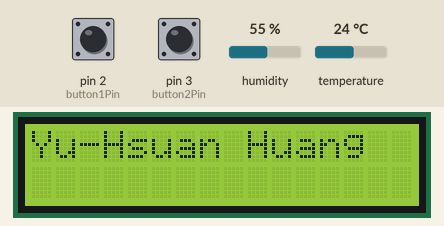
Recording of a sketch running on a simulated Arduino Uno, built with avr-gcc and run on an emulated ATmega328P. Shown: 16×2 character LCD. The inputs (shaded band) are chosen by the test bench; at power-on: pin 3 (button2Pin) HIGH, pin 2 (button1Pin) HIGH, humidity 55 %, temperature 24 °C.

Above: at 1.2 s.
1.3 s: pin 3 (button2Pin) pulled LOW for 0.15 s
At 5.71 s:
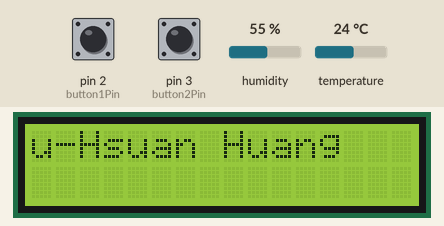
At 6.24 s:
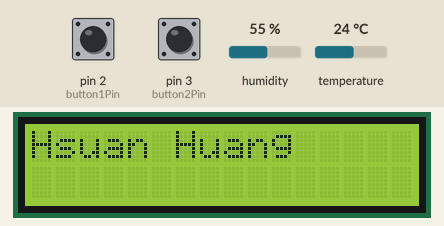
7.4 s: pin 3 (button2Pin) pulled LOW for 3.2 s
At 9.15 s:
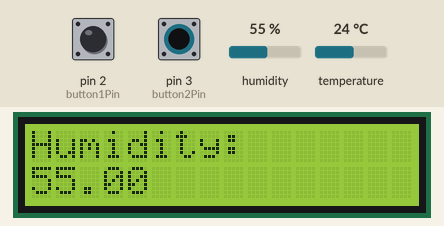
Timing chart, 0 to 10.7 s (numbered marks = the images above; inputs shaded):
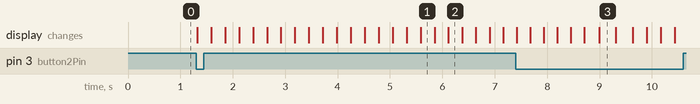

The sketch:

LCD.ino
```cpp
// (licence header left out)
//Load libraries
#include <Wire.h>
#include <LCD.h>
#include <LiquidCrystal_I2C.h>
#include "DHT.h"

//Define address for the Serial LCD display.
#define I2C_ADDR  0x27  //If 0x3f doesn't work change this to 0x27
#define BACKLIGHT_PIN  3

//Pin variables
int lightPin = A1; //The light sensor is plugged into pin A1 of the Arduino.
int button1Pin = 2;   //The SW1 button is connect to pin 2 of the Arduino.
int button2Pin = 3;   //The SW2 button is connect to pin 3 of the Arduino.
int DHT11Pin = 4;        //The DHT11 sensor  is connected to pin 4 of the Arduino.

//Initialise the Serial LCD, humidity sensor
LiquidCrystal_I2C lcd(I2C_ADDR, 2,1,0,4,5,6,7); //These pin numbers are hard coded in on the serial backpack board.
DHT dht(DHT11Pin, DHT11);


//Global variables
int option = 0;
int oldOption = -1;
int button2_option = 0;

void setup() {
  lcd.begin (16,2);     //Initalize the LCD.
  dht.begin();          //Initalize the DHT.

  pinMode(button1Pin, INPUT);
  pinMode(button2Pin, INPUT);
//  lcd.noBacklight();

  lcd.setBacklightPin(3,POSITIVE);//Setup the backlight.
//  lcd.setBacklight(HIGH); //Switch on the backlight.
  lcd.setBacklight(50); //From 0-255
  lcd.clear();
}

void loop(){
//  lcd.clear();

//  lcd.setCursor(0,0);
//  lcd.print("Your Name Here");
//
//  lcd.setCursor(0,1);
//  lcd.print("3");
//  delay(1000);
//  lcd.print("2");
//  delay(1000);
//  lcd.print("1");
//  delay(1000);
//  lcd.print(" Maker");

  if (digitalRead(button2Pin) == LOW) {
    button2_option = ++button2_option % 3;
    resetOption();
    lcd.clear();
  }

  switch(button2_option) {
    case 0:
      showMyInfo();
      break;
    case 1:
      showScroll();
      break;
    case 2:
      showEnvironmentInfo();
      break;
  }
//  showMyInfo();
//  showScroll();
//  showEnvironmentInfo();
}

void resetOption() {
  option = 0;
  oldOption = -1;
}

void showMyInfo() {
   //Level 3-1
  if (digitalRead(button1Pin) == LOW) {
    option = ++option % 3;
    lcd.clear();
  }

  if(oldOption != option) {
    switch(option) {
      case 0:
        lcd.setCursor(0,0);
        lcd.print("Yu-Hsuan Huang");
        break;
      case 1:
        lcd.setCursor(0,0);
        lcd.print("Photography");
        break;
      case 2:
        lcd.setCursor(0,0);
        lcd.print("Hamburger");
        break;
    }
    oldOption = option;
    delay(300);
  }
}

void showScroll() {
  //Level 3-2
  String name = "Yu-Hsuan Huang";
  for(int i=15; i>=0; i--) {
    lcd.clear();
    lcd.setCursor(i, 0);
    lcd.print(name);
    delay(250);
  }
  for(int j=1; j<14; j++) {
    lcd.clear();
    lcd.setCursor(0, 0);
    lcd.print(name.substring(j));
    delay(250);
  }
}

void showEnvironmentInfo() {
  //Level 4
  if (digitalRead(button1Pin) == LOW) {
    option = ++option % 3;
    lcd.clear();
  }

  if(oldOption != option) {
    float humidity = dht.readHumidity();  //Read the humidity value from the sensor.
    float celsius = dht.readTemperature(); //Read the temperature (c) value from the sensor.
    int lightValus = analogRead(lightPin); //Read the value from the light sensor and store it in the lightData variable.
    switch(option) {
      case 0:
        lcd.setCursor(0,0);
        lcd.print("Humidity:");
        lcd.setCursor(0,1);
        lcd.print(humidity);
        break;
      case 1:
        lcd.setCursor(0,0);
        lcd.print("Celsius:");
        lcd.setCursor(0,1);
        lcd.print(celsius);
        break;
      case 2:
        lcd.setCursor(0,0);
        lcd.print("Light:");
        lcd.setCursor(0,1);
        lcd.print(lightValus);
        break;
    }
    oldOption = option;
    delay(300);
  }
}
```

Measured:
- after the input at 1.3 s, the display: first changes at once (image 1 shows a later state)
- after the input at 7.4 s, the display: first differs from a run without the input after 1.6 s (image 3)
